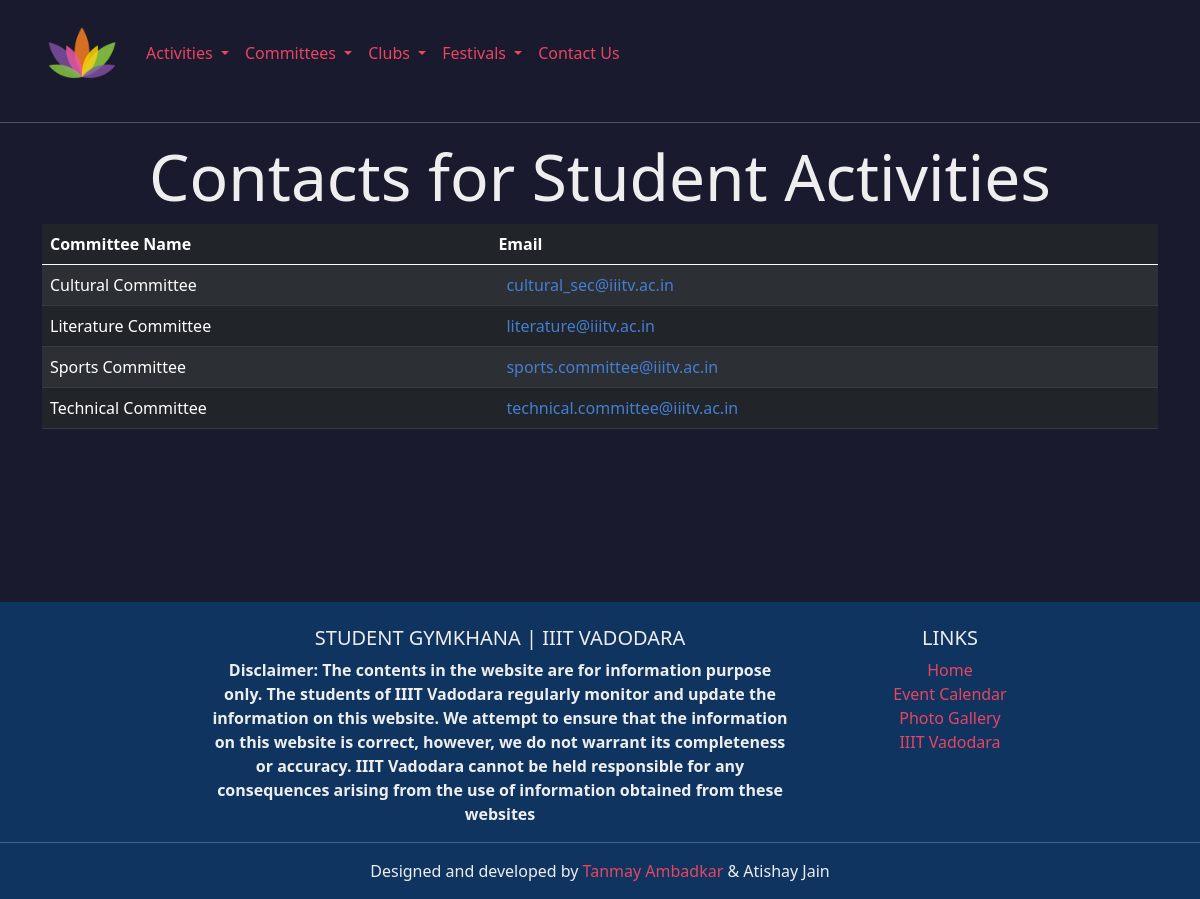
Before: /contact with the older database file.
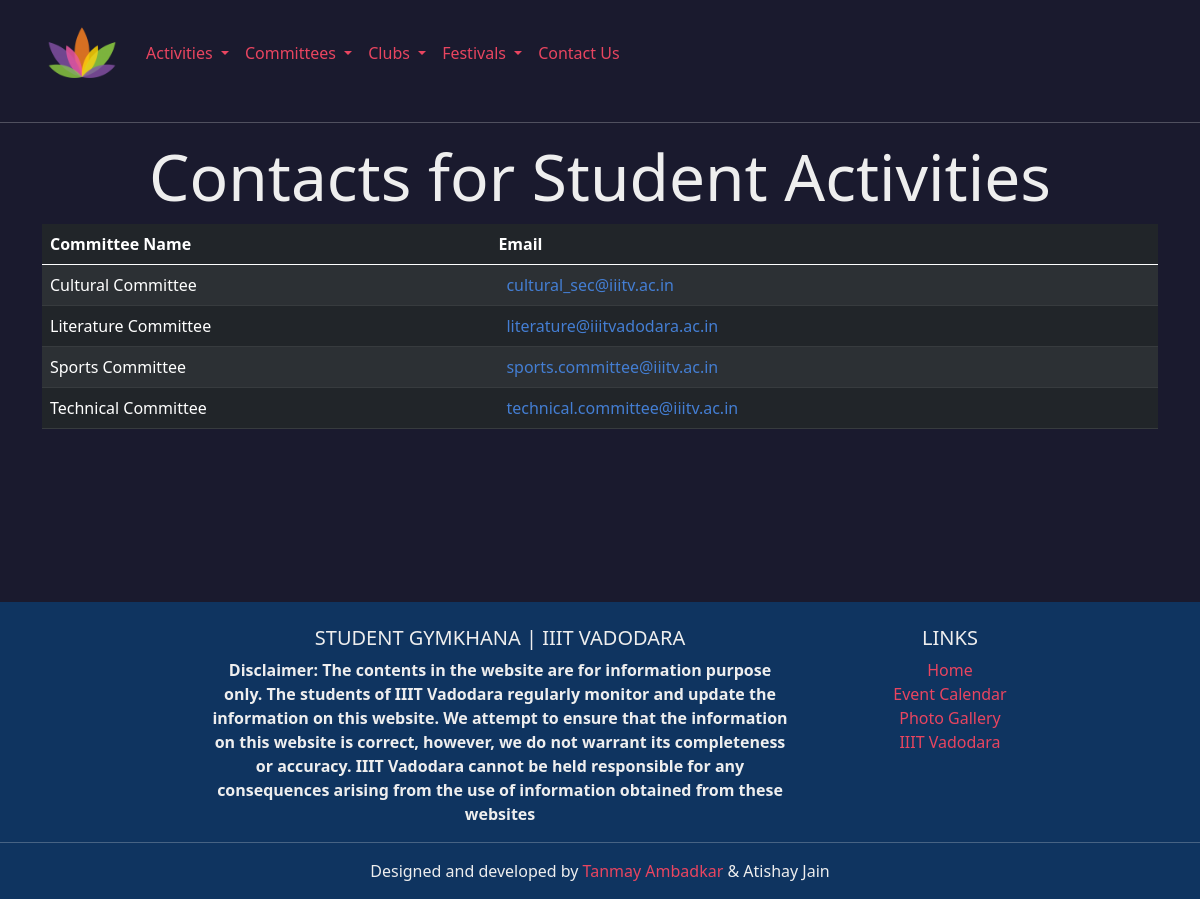
After: the same page with the newer database file.
### committees/models.py (models this page shows, shortened)
class Committee(models.Model):
    user = models.OneToOneField(User, on_delete=models.CASCADE, null=True)
    name = models.CharField(max_length=255)
    slug = models.SlugField(max_length=255, primary_key=True)
    logo = models.ImageField(upload_to="logos/", null = True, blank=True)
    about = models.TextField()
    achievement = models.TextField(blank=True, null=True)
    mail = models.EmailField(null = True, blank=True)

### homepage/views.py (the view)
# urls.py: path('contact', ContactView.as_view(), name="contact"),
class ContactView(TemplateView):
    template_name = 'homepage/contact.html'
    def get_context_data(self, **kwargs):
        context = super(ContactView, self).get_context_data(**kwargs)
        context['committees'] = Committee.objects.all().order_by('slug')
        return context

### context_processors/context_processors.py (called while the page is built)
def get_clubs(request):
    clubs = Club.objects.all().order_by('name')
    return {"clubs_base": clubs}

def get_committees(request):
    committees = Committee.objects.all()
    return {"committees": committees}

def get_fests(request):
    fests = Festival.objects.all()
    return {"fests": fests}

### homepage/templates/homepage/contact.html (shortened to what this page needs)
{% extends "homepage/base.html" %}
{%  load static %}
{% block main %}
<hr>
<div class="text-center animated animatedFadeInUp fadeInUp">
    <h1 style="text-center" class="display-3">Contacts for Student Activities</h1>
</div>
<div class="container animated animatedFadeInUp fadeInUp">
    <div class="tab-pane" id="comm" role="tabpanel">
        <table class="table table-dark table-striped">
          <thead>
            <tr>
              <th scope="col">Committee Name</th>
              <th scope="col">Email</th>
            </tr>
          </thead>
          <tbody>
              {% for committee in committees %}
              <tr>
                <td>{{committee.name}}</td>
                <td><a href="mailto:{{committee.mail}}" class="p-2 text-wrap foot-link" style="color:#447ed3">{{committee.mail}}</a></td>
              </tr>
              {% endfor %}
          </tbody>
        </table>
    </div>
</div>
{% endblock %}

### homepage/templates/homepage/base.html (shortened to what this page needs)
{%  load static %}
<!doctype html>
<html lang="en">
  <head>
    <link rel="stylesheet" href= "{% static 'css/style.css' %}">
    <link rel="stylesheet" href= "{% static 'css/homepage.css' %}">
    <link href="https://unpkg.com/aos@2.3.1/dist/aos.css" rel="stylesheet">
    <link href="https://cdn.jsdelivr.net/npm/bootstrap@5.0.0-beta1/dist/css/bootstrap.min.css" rel="stylesheet">
    </head>
    <body>
    <nav class="navbar navbar-expand-lg navbar-dark">
      <div class="container">
        <a class="navbar-brand" href="{% url 'home' %}"><img src={% static "images/icon-192x192.png" %} width=80 height=80 alt="logo"></a>
        <div class="collapse navbar-collapse" id="navbarSupportedContent">
          <ul class="navbar-nav me-auto mb-2 mb-lg-0">
	      <li class="nav-item dropdown">
                <a class="nav-link dropdown-toggle" href="#" id="committees" role="button" data-bs-toggle="dropdown" aria-expanded="false">
                  Activities
                </a>
              </li>
              <li class="nav-item dropdown">
                <a class="nav-link dropdown-toggle" href="#" id="committees" role="button" data-bs-toggle="dropdown" aria-expanded="false">
                  Committees
                </a>
              </li>
              <li class="nav-item dropdown">
                <a class="nav-link dropdown-toggle" href="#" id="clubs" role="button" data-bs-toggle="dropdown" aria-expanded="false">
                  Clubs
                </a>
              </li>
              <li class="nav-item dropdown">
                <a class="nav-link dropdown-toggle" href="#" id="misc" role="button" data-bs-toggle="dropdown" aria-expanded="false">
                  Festivals
                </a>
              </li>
	      <li class="nav-item">
                <a class="nav-link" aria-current="page" href={% url 'contact' %}>Contact Us</a>
              </li>
          </ul>
        </div>
      </div>
    </nav>
    <main style="min-height: 60vh">
    {% block main %}
    {% endblock %}
    </main>
    <footer class="page-footer font-small pt-4" style="background-color: #0F3460;" data-aos="fade-up" data-aos-once="true">
      <div class="container-fluid text-center text-md-left">
        <div class="row">
	  <div class="col-md-2"></div>
          <div class="col-md-6">
            <h5 class="text-uppercase">Student Gymkhana | IIIT Vadodara</h5>
	    <p><b>Disclaimer: The contents in the website are for information purpose only. The students of IIIT Vadodara regularly monitor and update the information on this website. We attempt to ensure that the information on this website is correct, however, we do not warrant its completeness or accuracy. IIIT Vadodara cannot be held responsible for any consequences arising from the use of information obtained from these websites</b></p>
          </div>
          <div class="col-md-3 mb-md-0 mb-3">
            <h5 class="text-uppercase">Links</h5>
            <ul class="list-unstyled">
              <li>
                <a href={% url 'home' %} class="foot-link">Home</a>
              </li>
              <li>
                <a href={% url 'calendar' %} class="foot-link">Event Calendar</a>
              </li>
              <li>
                <a href={% url 'gallery' %} class="foot-link">Photo Gallery</a>
              </li>
              <li>
                <a href="http://iiitvadodara.ac.in/" class="foot-link">IIIT Vadodara</a>
              </li>
            </ul>
          </div>
        </div>
      </div>
      <hr class="footerhr">
      <div class="footer-copyright text-center py-3 dark">
                Designed and developed by <a href="https://makingcomputerssmart.com/" rel="noreferrer noopener nofollow" target="_blank" class="foot-link">Tanmay Ambadkar</a> & Atishay Jain
      </div>
    </footer>
  </body>
</html>

### static/css/style.css (style rules this page uses)
.foot-link { padding:0; color:#E94560; text-decoration:none; }
.navbar-dark .navbar-nav .nav-link { color: #E94560!important; }

### static/css/homepage.css (style rules this page uses)
body { background-color: #1A1A2E!important; color: #eee!important; background-attachment: fixed; }
hr.footerhr { margin: 0px; }
.animated { animation-duration: 1s; animation-fill-mode: both; -webkit-animation-duration: 1s; -webkit-animation-fill-mode: both }
.animatedFadeInUp { opacity: 0 }
.fadeInUp { opacity: 0; animation-name: fadeInUp; -webkit-animation-name: fadeInUp; }
a { color: #0F3460!imporant; }
.navbar-dark .navbar-nav .nav-link { color: #E94560!important; }

Changed rows visible on the page:
changed Committee "Literature Committee": mail "literature@iiitv.ac.in" → "literature@iiitvadodara.ac.in"
